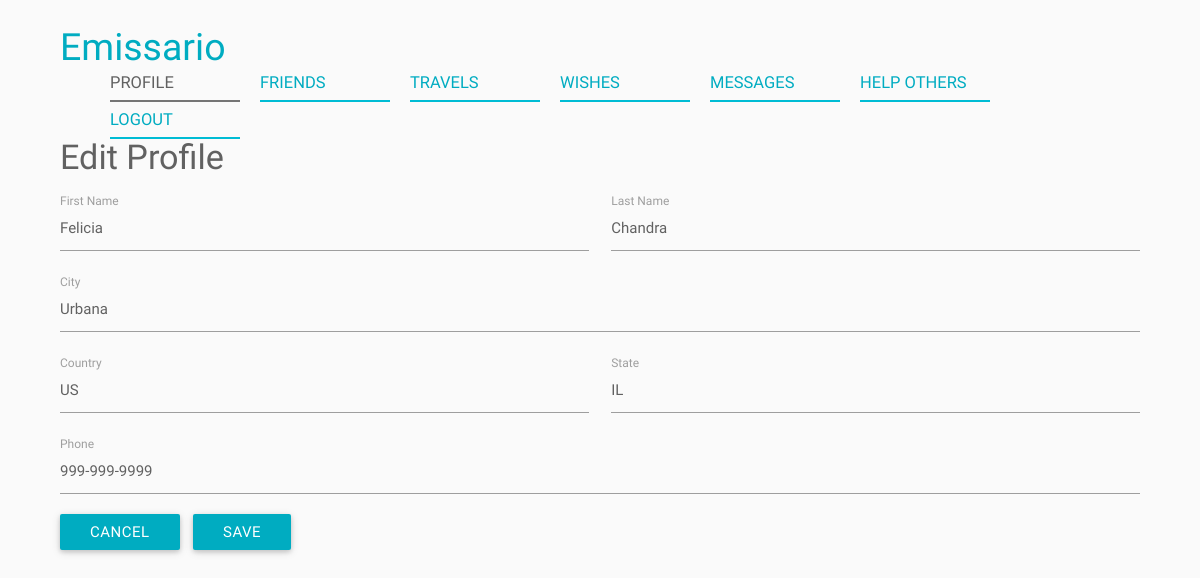
The app's page /index.php/user/editProfile (signed in) with its own data.
### tables this page shows
CREATE TABLE IF NOT EXISTS User (
	ID BIGINT NOT NULL AUTO_INCREMENT,
    First_Name VARCHAR(100) NOT NULL,
    Last_Name VARCHAR(100) NULL,
    Email VARCHAR(100) NOT NULL UNIQUE,
    `Password` CHAR(255) NOT NULL,
    City VARCHAR(100) NULL,
    State VARCHAR(100) NULL,
    Country VARCHAR(2) NULL,
    Phone VARCHAR(100) NULL,
    Created_On DATETIME NULL,
    Modified_On DATETIME NULL,
    PRIMARY KEY (ID)
);

### application/controllers/user.php (called while the page is built, shortened)
<?php
class User extends Controller
{
	public function editProfile()
	{
		$userID = $GLOBALS["helpers"]->siteHelper->getSession("userID");
		$user = $this->beans->userService->getUser($userID);
		require APP . 'views/_templates/header.php';
		require APP . 'views/user/editProfile.php';
		require APP . 'views/_templates/footer.php';
	}
}

### index.php (called while the page is built, shortened)
<?php
require APP . '/core/controller.php';
$app = new Application();

### application/core/controller.php (called while the page is built, shortened)
<?php
class Controller
{
    function __construct()
    {
    	$this->beans = new stdClass();
    }
    private function loadModels()
    {
    	require APP . '/core/model.php';
    	require APP . '/models/userModel.php';
    }
    private function loadServices()
    {
    	require APP . '/core/service.php';
    	require APP . '/services/travelService.php';
    	require APP . '/services/userService.php';
    }
}

### application/core/service.php (called while the page is built)
<?php
class Service
{
	function __construct($beans)
	{
		$this->beans = $beans;
	}
}

### application/core/model.php (called while the page is built)
<?php
class Model
{
	function __construct($db)
	{
		try {
			$this->db = $db;
		} catch (PDOException $e) {
			exit('Database connection could not be established.');
		}
	}
}

### application/models/userModel.php (called while the page is built, shortened)
<?php
class UserModel extends Model
{
	public function getUser($userID)
	{
		$sql = "SELECT User.*
				FROM User
				WHERE User.ID = :user_id";
		$parameters = array(":user_id" => $userID);
		return $GLOBALS["helpers"]->queryHelper->getSingleRowObject($this->db, $sql, $parameters);
	}
}

### application/helpers/queryHelper.php (called while the page is built, shortened)
<?php
class QueryHelper
{
	public function getSingleRowObject($db, $sql, $parameters) {
		$query = $db->prepare($sql);
		$query->execute($parameters);
		$result = $query->fetch();
		return $result;
	}
}

### application/services/userService.php (called while the page is built, shortened)
<?php
class UserService extends Service
{
	public function getUser($userID)
	{
		return $this->beans->userModel->getUser($userID);
	}
}

### application/views/user/_editProfile.php (the view, shortened to what this page needs)
<div class="row">
	<div class="input-field col s6">
		<input type="text" id="firstName" name="firstName" value="<?php echo $firstName ?>" class="validate" required aria-required="true" placeholder="" />
		<label for="firstName">First Name</label>
	</div>
	<div class="input-field col s6">
		<input type="text" id="lastName" name="lastName" value="<?php echo $lastName ?>" class="validate" required aria-required="true" placeholder="" />
		<label for="lastName">Last Name</label>
	</div>
</div>
<div class="row">
	<div class="input-field col s12">
		<input type="text" id="city" name="city" value="<?php echo $city ?>" placeholder="" />
		<label for="city">City</label>
	</div>
</div>
<div class="row">
	<div class="input-field col s6">
		<input type="text" id="country" name="country" value="<?php echo $country ?>" placeholder="" />
		<label for="country">Country</label>
	</div>
	<div class="input-field col s6">
		<input type="text" id="state" name="state" value="<?php echo $state ?>" placeholder="" />
		<label for="state">State</label>
	</div>
</div>
<div class="row">
	<div class="input-field col s12">
		<input type="text" id="phone" name="phone" value="<?php echo $phone ?>" placeholder="" />
		<label for="phone">Phone</label>
	</div>
</div>

### records on screen
user: firstName "Felicia", lastName "Chandra", city "Urbana", country "US", state "IL", phone "999-999-9999"

### other values on screen
$viewTitle "PROFILE"
$viewTitle "FRIENDS"
$viewTitle "TRAVELS"
$viewTitle "WISHES"
$viewTitle "MESSAGES"
$viewTitle "HELP OTHERS"
